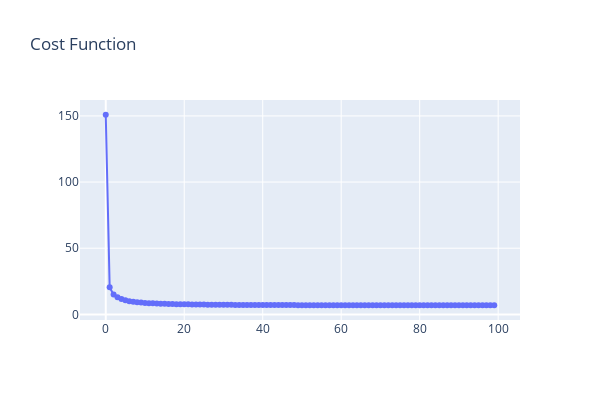

Notebook code cell kept with this figure:
### Markdown cell above
#### Let's plot Cost function

### Code cell
fig = make_subplots(rows=1, cols=1)

fig.add_trace(
    go.Scatter(
        x=[i for i in range(len(j_hist))],
        y=j_hist,
        mode='lines+markers'
        ))

# include shapes in layout
fig.update_layout(height=400, width=600, title_text="Cost Function")
fig.show()

### Figure 1 — Plotly figure (JSON) as saved in the notebook; plotly's stock layout.template omitted (floating-point values rounded to 4 significant figures)
{"data": [{"mode": "lines+markers", "type": "scatter", "x": [0, 1, 2, 3, 4, 5, 6, 7, 8, 9, 10, 11, 12, 13, 14, 15, 16, 17, 18, 19, 20, 21, 22, 23, 24, 25, 26, 27, 28, 29, 30, 31, 32, 33, 34, 35, 36, 37, 38, 39, 40, 41, 42, 43, 44, 45, 46, 47, 48, 49, 50, 51, 52, 53, 54, 55, 56, 57, 58, 59, 60, 61, 62, 63, 64, 65, 66, 67, 68, 69, 70, 71, 72, 73, 74, 75, 76, 77, 78, 79, 80, 81, 82, 83, 84, 85, 86, 87, 88, 89, 90, 91, 92, 93, 94, 95, 96, 97, 98, 99], "y": [150.9, 20.42, 15.04, 12.88, 11.56, 10.67, 10.02, 9.547, 9.184, 8.9, 8.673, 8.488, 8.333, 8.202, 8.089, 7.99, 7.902, 7.824, 7.754, 7.69, 7.632, 7.579, 7.53, 7.486, 7.445, 7.407, 7.372, 7.339, 7.31, 7.282, 7.256, 7.233, 7.211, 7.19, 7.171, 7.153, 7.137, 7.122, 7.107, 7.094, 7.082, 7.07, 7.06, 7.05, 7.041, 7.032, 7.024, 7.016, 7.009, 7.003, 6.996, 6.991, 6.985, 6.98, 6.976, 6.971, 6.967, 6.963, 6.96, 6.956, 6.953, 6.95, 6.947, 6.945, 6.942, 6.94, 6.938, 6.936, 6.934, 6.932, 6.931, 6.929, 6.928, 6.926, 6.925, 6.924, 6.923, 6.922, 6.921, 6.92, 6.919, 6.918, 6.918, 6.917, 6.916, 6.916, 6.915, 6.914, 6.914, 6.913, 6.913, 6.913, 6.912, 6.912, 6.911, 6.911, 6.911, 6.911, 6.91, 6.91]}], "layout": {"height": 400, "title": {"text": "Cost Function"}, "width": 600, "xaxis": {"anchor": "y", "domain": [0, 1]}, "yaxis": {"anchor": "x", "domain": [0, 1]}}}
